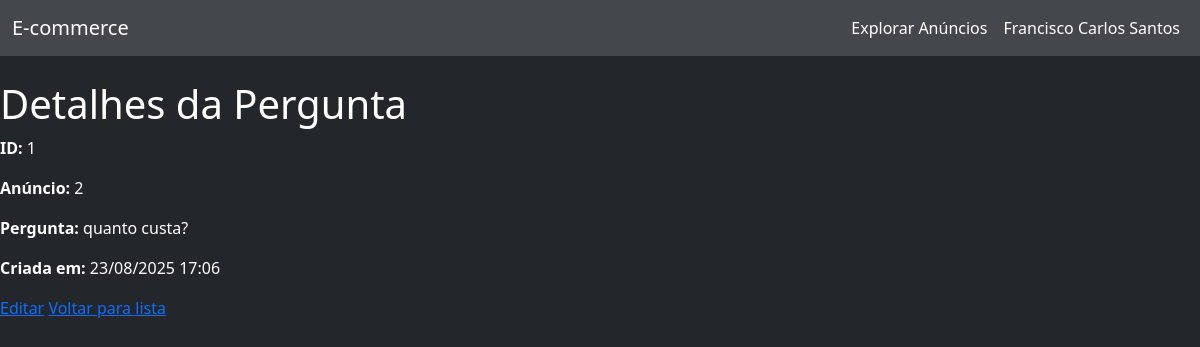
/perguntas/1 (signed in), run on the app's committed database.
### app/models/usuario.py (models this page shows, shortened)
class Usuario(UserMixin, db.Model):
    __tablename__ = "usuario"
    id = db.Column(db.Integer, primary_key=True)
    nome = db.Column(db.String(100), nullable=False)
    email = db.Column(db.String(120), unique=True, nullable=False)
    senha_hash = db.Column(db.String(128), nullable=False)
    anuncios = db.relationship("Anuncio", back_populates="usuario", lazy=True)
    perguntas = db.relationship("Pergunta", back_populates="usuario", lazy=True)
    respostas = db.relationship("Resposta", back_populates="usuario", lazy=True)
    compras = db.relationship("Compra", back_populates="usuario", lazy=True)
    favoritos = db.relationship("Favorito", back_populates="usuario", lazy=True)

### app/models/pergunta.py (models this page shows, shortened)
class Pergunta(db.Model):
    __tablename__ = "pergunta"
    id = db.Column(db.Integer, primary_key=True)
    texto = db.Column(db.Text, nullable=False)
    criado_em = db.Column(db.DateTime, default=datetime.utcnow)
    usuario_id = db.Column(db.Integer, db.ForeignKey("usuario.id"), nullable=False)
    anuncio_id = db.Column(db.Integer, db.ForeignKey("anuncio.id"), nullable=False)
    resposta = db.relationship("Resposta", uselist=False, backref="pergunta")
    usuario = db.relationship("Usuario", back_populates="perguntas", lazy=True)

### app/routes/pergunta.py (the view)
@pergunta_bp.route('/<int:id>')
@login_required
def detalhe_pergunta(id):
    pergunta = Pergunta.query.get_or_404(id)
    if pergunta.usuario_id != current_user.id:
        flash('Acesso não autorizado.', 'danger')
        return redirect(url_for('pergunta.listar_perguntas'))
    return render_template('pergunta/detail.html', pergunta=pergunta)

### app/templates/pergunta/detail.html
{% extends 'base.html' %}
{% block content %}
<h1>Detalhes da Pergunta</h1>
<p><strong>ID:</strong> {{ pergunta.id }}</p>
<p><strong>Anúncio:</strong> {{ pergunta.anuncio_id }}</p>
<p><strong>Pergunta:</strong> {{ pergunta.texto }}</p>
<p><strong>Criada em:</strong> {{ pergunta.criado_em.strftime('%d/%m/%Y %H:%M') if pergunta.criado_em else '' }}</p>
<a href="{{ url_for('pergunta.editar_pergunta', id=pergunta.id) }}">Editar</a>
<a href="{{ url_for('pergunta.listar_perguntas') }}">Voltar para lista</a>
{% endblock %}

### app/templates/navbar.html (shortened to what this page needs)
<nav class="navbar navbar-expand-lg navbar-dark bg-primary mb-4">
  <div class="container-fluid">
    <a class="navbar-brand" href="{% if current_user.is_authenticated %}{{ url_for('dashboard') }}{% else %}{{ url_for('home') }}{% endif %}">E-commerce</a>
    <div class="collapse navbar-collapse" id="navbarNav">
      <ul class="navbar-nav ms-auto">
        <li class="nav-item">
          <a class="nav-link text-white{% if request.endpoint == 'anuncio.explorar_anuncios' %} active{% endif %}" href="{{ url_for('anuncio.explorar_anuncios') }}">Explorar Anúncios</a>
        </li>
        {% if current_user.is_authenticated %}
          <li class="nav-item dropdown">
            <a class="nav-link dropdown-toggle text-white" href="#" id="userDropdown" role="button" data-bs-toggle="dropdown" aria-expanded="false">
              {{ current_user.nome }}
            </a>
          </li>
        {% endif %}
      </ul>
    </div>
  </div>
</nav>

### app/static/css/main.css (style rules this page uses)
body, .bg-white, .card, .table, .dropdown-menu, .modal-content, .form-control, .form-select { background-color: #23272b !important; color: #fff !important; }
.bg-primary, .navbar.bg-primary, .table-primary, .btn-primary, .alert-primary { background-color: #44484d !important; color: #fff !important; border-color: #44484d !important; }
.navbar, .navbar .dropdown-menu { background-color: #44484d !important; }
.nav-link, .navbar-brand, .navbar-nav .nav-link { color: #fff !important; }
.navbar-nav .nav-link.text-white { position: relative; transition: color 0.2s; }
.navbar-nav .nav-link.text-white::after { content: ''; display: block; width: 0; height: 3px; background: #0d6efd; transition: width 0.2s; position: absolute; left: 0; bottom: 0.2rem; border-radius: 2px; }
#userDropdown.text-white::after { display: none !important; }
.navbar-nav .dropdown > .nav-link { outline: none; }

### data on the page
Usuario: nome "Francisco Carlos Santos"
Pergunta: id "1", anuncio_id "2", texto "quanto custa?", criado_em "23/08/2025 17:06"
